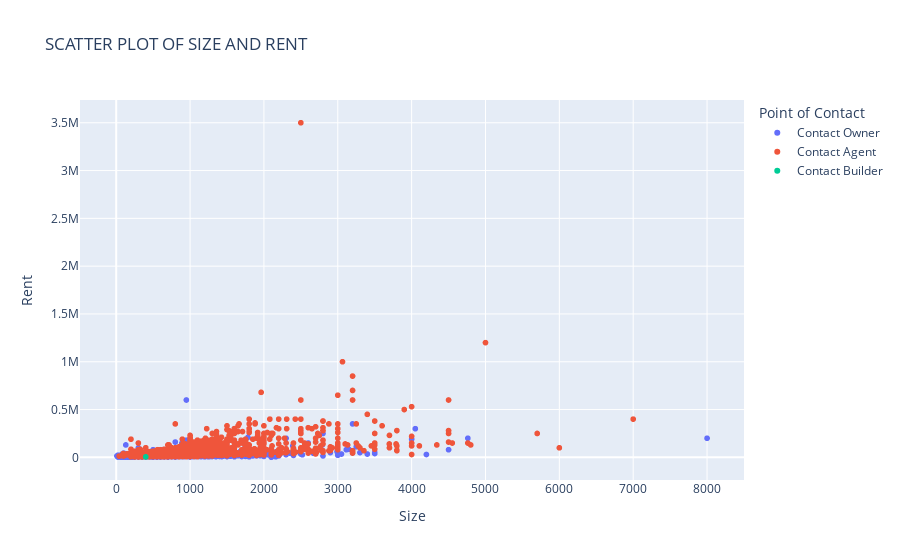

The cell this chart's notebook holds for it:
### Code cell
px.scatter(data_frame= rent_df, x= 'Size', y= 'Rent', color= 'Point of Contact',
            title= 'SCATTER PLOT OF SIZE AND RENT')

### Figure 1 — Plotly figure (JSON) as saved in the notebook; plotly's stock layout.template omitted (floating-point values rounded to 4 significant figures; data arrays with more than 128 entries replaced by an {"elided": "..."} marker saying what was removed)
{"data": [{"hovertemplate": "Point of Contact=Contact Owner<br>Size=%{x}<br>Rent=%{y}<extra></extra>", "legendgroup": "Contact Owner", "marker": {"color": "#636efa", "symbol": "circle"}, "mode": "markers", "name": "Contact Owner", "showlegend": true, "type": "scattergl", "x": {"elided": "3212 int values"}, "xaxis": "x", "y": {"elided": "3212 int values"}, "yaxis": "y"}, {"hovertemplate": "Point of Contact=Contact Agent<br>Size=%{x}<br>Rent=%{y}<extra></extra>", "legendgroup": "Contact Agent", "marker": {"color": "#EF553B", "symbol": "circle"}, "mode": "markers", "name": "Contact Agent", "showlegend": true, "type": "scattergl", "x": {"elided": "1529 int values"}, "xaxis": "x", "y": {"elided": "1529 int values"}, "yaxis": "y"}, {"hovertemplate": "Point of Contact=Contact Builder<br>Size=%{x}<br>Rent=%{y}<extra></extra>", "legendgroup": "Contact Builder", "marker": {"color": "#00cc96", "symbol": "circle"}, "mode": "markers", "name": "Contact Builder", "showlegend": true, "type": "scattergl", "x": [400], "xaxis": "x", "y": [5500], "yaxis": "y"}], "layout": {"legend": {"title": {"text": "Point of Contact"}, "tracegroupgap": 0}, "title": {"text": "SCATTER PLOT OF SIZE AND RENT"}, "xaxis": {"anchor": "y", "domain": [0, 1], "title": {"text": "Size"}}, "yaxis": {"anchor": "x", "domain": [0, 1], "title": {"text": "Rent"}}}}
